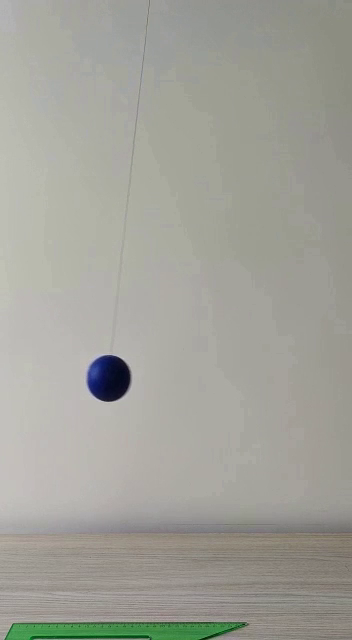
#> input picture frame 53 of Video_MAS_v2.mp4, 352 x 640 px
$ python Primer_Proyecto.py
#> lines starting #> are read from the running program, lines starting #| are printed output that depends on the picture; after the words box and inside, x2 and y2 are one past the last pixel; in counts of white or black regions, pixels touching at a corner belong together
"""
Primer proyecto
Procesamiento digital de Imágenes

@author: Carlos Alfredo Pinto Hernández
"""

import cv2                           #cv2.__version__ = 4.7.0
import matplotlib.pyplot as plt
import numpy as np

def upload_video():
    #Carga el video y retorna una lista de todos los frames y el valor del fds

    cap = cv2.VideoCapture("Video_MAS_v2.mp4")
    if (cap.isOpened()== False):
      print("Error opening video stream or file")

    # Read until video is completed
    # Crea list para guardar los frames
    frames=[]

    fds = cap.get(cv2.CAP_PROP_FPS) #frames por segundo

    while(cap.isOpened()):
      # Capture frame-by-frame
      ret, frame = cap.read()

      if ret == True:

        # Se guarda cada frame en la lista
        frames.append(frame)
        # Press Q on keyboard to  exit
        if cv2.waitKey(25) & 0xFF == ord('q'):
          break

      # Break the loop
      else:
        break

    # When everything done, release the video capture object
    cap.release()

    # Closes all the frames
    cv2.destroyAllWindows()
    return frames, fds


def close_operation(frame):
  # Realiza las operaciones de dilatacion y erodación de una imagen
  # con el objetivo de obtener la esfera del péndulo para luego calcular el centro de masa

  imagen_gray = cv2.cvtColor(frame, cv2.COLOR_BGR2GRAY)
  var, imagen_B = cv2.threshold(imagen_gray,120,255, cv2.THRESH_BINARY)
  element=cv2.getStructuringElement(cv2.MORPH_ELLIPSE, (3,3))

  #Se realiza el proceso de dilatación y erosión 3 veces cada una
  dilate_1=cv2.dilate(imagen_B, element)
  dilate_2=cv2.dilate(dilate_1, element)
  dilate_3=cv2.erode(dilate_2,element)
  erode_1=cv2.erode(dilate_3,element)
  erode_2=cv2.erode(erode_1,element)
  erode_3=cv2.erode(erode_2,element)
  imagen_final=cv2.erode(erode_3,element)

  return imagen_final

def find_mass_center(frame):
  # Halla el centro de masa de una imagen luego de realizar las operaciones básicas con close_operation()
  # Se reduce el tamaño de la imagen para que solo tenga en cuenta filas desde 0 hasta la 500 y todas las columnas
  # Retorna las posiciones en x, y del centro de masa

  imagen = frame[:500,:]
  th=close_operation(imagen)
  contornos, arch = cv2.findContours(th, 1, 2)
  M=cv2.moments(contornos[0])
  cx = int(M['m10']/M['m00'])
  cy = int(M['m01']/M['m00'])
  return cx, cy

def find_all_center_mass(frames):
  # Crea un vector con todos los centros de masas
  centers_mass = []
  for frame in frames:
    centers_mass.append(find_mass_center(frame))
  return centers_mass

def paint_vel_ace(imag, vel, ac):
  #Retorna una imagen con el texto de la velocidad y acelaración calculada
  font = cv2.FONT_ITALIC
  tamañoLetra = 0.5
  colorLetra = (0,0,255)
  grosorLetra = 1
  texto=f"v={vel} cm/s a={ac} cm/s2"
  cv2.putText(imag, texto, (80, 50), font, tamañoLetra, colorLetra, grosorLetra)
  return imag

def calculate_vel(x1, x2, y1, y2, fds):
  # Calcula la velocidad con dos vectores de posiciones (x,y)
  # Convertir pixeles a cms, cada 8 frames es un cms
  vel=(np.sqrt(((x2-x1)/8)**2 + ((y2-y1)/8)**2))/(1/fds)
  return vel.round(2)

def upload_video_and_paint():
    #Carga video de prueba desde el Drive
    cap = cv2.VideoCapture("Video_MAS_v2.mp4")
    if (cap.isOpened()== False):
      print("Error opening video stream or file")

    # Read until video is completed
    # Se cargan listas para velocidades y aceleraciones
    velocities=[]
    acelarations=[]

    fds = cap.get(cv2.CAP_PROP_FPS) #frames por segundo
    first_time=True

    while(cap.isOpened()):
      # Capture frame-by-frame
      ret, frame = cap.read()
      if ret == True:
        # Display the resulting frame

        # la primera vez no va a dibujar ni cm ni velocidad ni acelaración porque no tiene valores iniciales
        if first_time:
          cx1, cy1 = find_mass_center(frame)
          cm =cv2.circle(frame,(cx1,cy1), 2,(0,0,255),-1)
          vel1=0
          first_time=False # se cambia bandera

        else:
          cx2, cy2 = find_mass_center(frame) # Halla el centro de masa
          cm =cv2.circle(frame,(cx2,cy2), 2,(0,0,255),-1) # Dibuja el centro de masa

          # Calcular velocidad y acelaración y se guardan en sus listas
          vel =calculate_vel(cx1,cx2,cy1,cy2,fds)
          velocities.append(vel)
          ac= ((np.abs(vel1-vel))/fds).round(2)
          acelarations.append(ac)

          # Se inicializan los parametros de método putText
          imag = paint_vel_ace(cm, vel, ac)
          cv2.imshow("Velocidad y Aceleracion del Centro de Masa", imag)

          #Se actualizan variables
          cx1 = cx2
          cy1 = cy2
          vel1 = vel

        # Press Q on keyboard to  exit
        if cv2.waitKey(25) & 0xFF == ord('q'):
          break

      # Break the loop
      else:
        break

    # When everything done, release the video capture object
    cap.release()

    # Closes all the frames
    cv2.destroyAllWindows()
    return fds, velocities, acelarations

def minimus(centers_mass):
  # Halla los valores minimo de variable x y el máximo de la variable y
  min_x=centers_mass[0][0]
  max_y=centers_mass[0][1]
  for point in centers_mass:
    if point[0]< min_x:
      min_x=point[0]
    elif point[1]> max_y:
      max_y=point[1]
  return min_x, max_y

def transforms_var(centers):
  # Transforma las variables usando los minimos y máximos
  # Dado que 8 frames son un cms, se hace la conversión a cms

  min_x, max_y =minimus(centers)
  var_x=[]
  var_y=[]

  for point in centers:
      var_x.append((point[0]- min_x)/8)
      var_y.append(np.abs(max_y - point[1] )/8)

  return var_x, var_y

def graphic_position_x(var, fds):
  # Dibuja gráfica de posición en x vs tiempo
  tiempo=list(i/fds for i in range(len(var)))
  plt.plot(tiempo,var, color="g")
  plt.xlabel('Time (s)')
  plt.ylabel('Posición en X (cms)')
  plt.title('Posición en X del Centro de Masa')
  plt.grid()
  plt.show()

def graphic_position_y(var, fds):
  # Dibuja gráfica de posición en y vs tiempo
  tiempo=list(i/fds for i in range(len(var)))
  plt.plot(tiempo,var, color="g")
  plt.xlabel('Time (s)')
  plt.ylabel('Posición en Y (cms)')
  plt.title('Posición en Y del Centro de Masa')
  plt.grid()
  plt.show()

def graphic_vel_time(vel, fds):
  # Dibuja gráfica de velocidad vs tiempo
  tiempo=list(i/fds for i in range(len(vel)))
  plt.plot(tiempo,vel, color="g")
  plt.xlabel('Time (s)')
  plt.ylabel('Velocidad (cms/s)')
  plt.title('Velocidad del Centro de Masa')
  plt.grid()
  plt.show()

def graphic_ace_time(ace, fds):
  # Dibuja gráfica de aceleración vs tiempo
  tiempo=list(i/fds for i in range(len(ace)))
  plt.plot(tiempo,ace, color="g")
  plt.xlabel('Time (s)')
  plt.ylabel('Aceleración (cms/s2)')
  plt.title('Aceleración del Centro de Masa')
  plt.grid()
  plt.show()

def main():
  frames, fds=upload_video()
#> in upload_video, frame is the input picture: shape (640, 352, 3); mean B, G, R 153, 161.1, 161.2
#> (key q is pressed here)
#> frames = 1 item; fds = 30
  centers_mass = find_all_center_mass(frames)
#> the loop in find_all_center_mass, `for frame in frames:` made 1 pass
#> (arch in find_mass_center, cx in find_mass_center, cy in find_mass_center) on pass 1: ([[1, -1, -1, -1], [-1, 0, -1, -1]], 108, 377)
#> pass 1, in find_mass_center, `imagen = frame[:500,:]`:
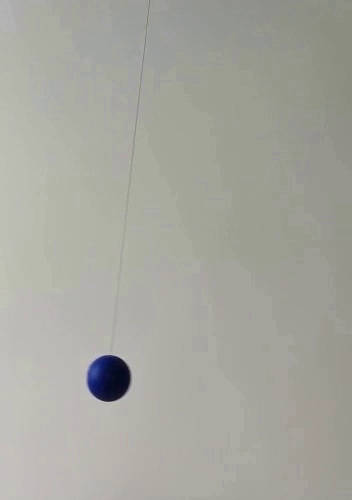
#> imagen: shape (500, 352, 3); mean B, G, R 158.6, 165.9, 166.4
#> pass 1, in close_operation, `var, imagen_B = cv2.threshold(imagen_gray,120,255, cv2.THRESH_BINARY)`:
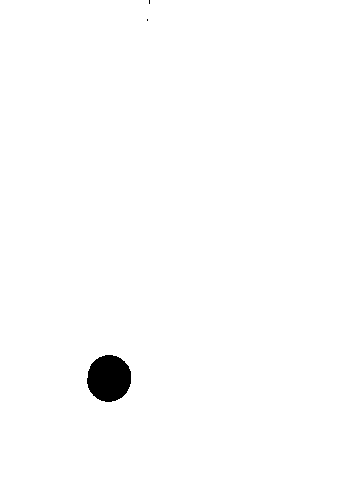
#> imagen_B: shape (500, 352); 99.1% white; 3 black regions (2 under 20 px), largest, box (x1, y1, x2, y2) and area: (87, 355, 131, 402) 1626
#> pass 1, in close_operation, `dilate_1=cv2.dilate(imagen_B, element)`:
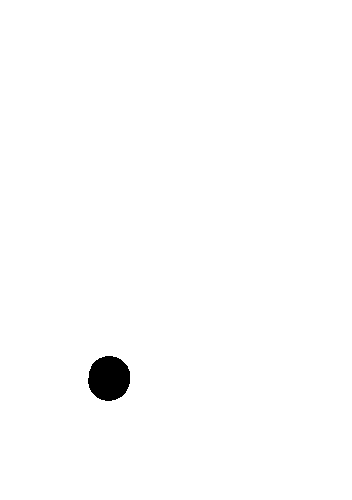
#> dilate_1: shape (500, 352); 99.1% white; 1 black region, box (x1, y1, x2, y2) and area: (88, 356, 130, 401) 1498
#> after the loop in find_all_center_mass, `for frame in frames:`: centers_mass = [(108, 377)]
#> centers_mass = [(108, 377)]
  var_x, var_y = transforms_var(centers_mass)
#> in minimus, `min_x=centers_mass[0][0]`: min_x = 108
#> in minimus, `max_y=centers_mass[0][1]`: max_y = 377
#> the loop in minimus, `for point in centers_mass:` made 1 pass
#> after the loop in minimus, `for point in centers_mass:`: min_x = 108
#> in transforms_var, `min_x, max_y =minimus(centers)`: max_y = 377
#> the loop in transforms_var, `for point in centers:` made 1 pass
#> after the loop in transforms_var, `for point in centers:`: var_x = [0]
#> var_x = [0]; var_y = [0]
  graphic_position_x(var_x, fds)
#> in graphic_position_x, `plt.show()`:
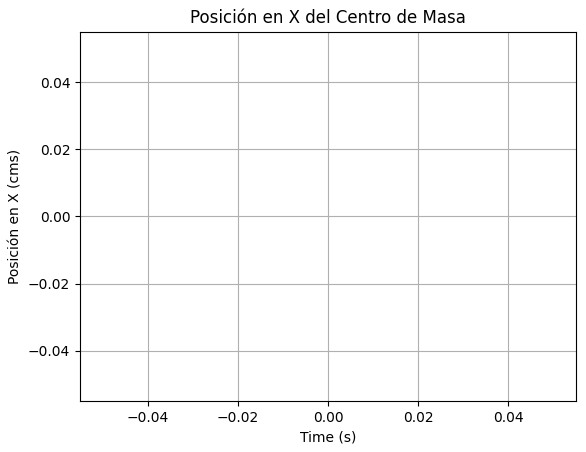
#> figure drawn by matplotlib, 1 panel
  graphic_position_y(var_y, fds)

  fds, vel, ace = upload_video_and_paint()
#> in close_operation (call 2), `dilate_2=cv2.dilate(dilate_1, element)`: dilate_2: shape (500, 352); 99.2% white; 1 black region, box (x1, y1, x2, y2) and area: (89, 357, 129, 400) 1376
#> in close_operation (call 2), `erode_1=cv2.erode(dilate_3,element)`: erode_1: shape (500, 352); 99.1% white; 1 black region, box (x1, y1, x2, y2) and area: (87, 355, 131, 402) 1624
#> in close_operation (call 2), `erode_2=cv2.erode(erode_1,element)`: erode_2: shape (500, 352); 99% white; 1 black region, box (x1, y1, x2, y2) and area: (86, 354, 132, 403) 1754
#> in close_operation (call 2), `erode_3=cv2.erode(erode_2,element)`:
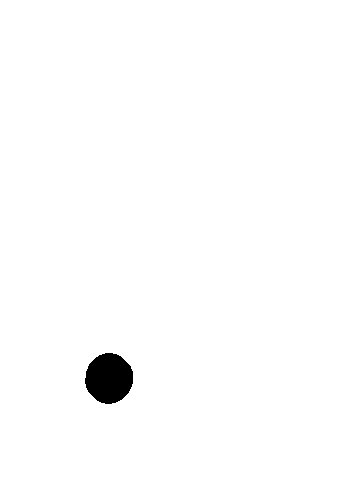
#> erode_3: shape (500, 352); 98.9% white; 1 black region, box (x1, y1, x2, y2) and area: (85, 353, 133, 404) 1888
#> in close_operation (call 2), `imagen_final=cv2.erode(erode_3,element)`:
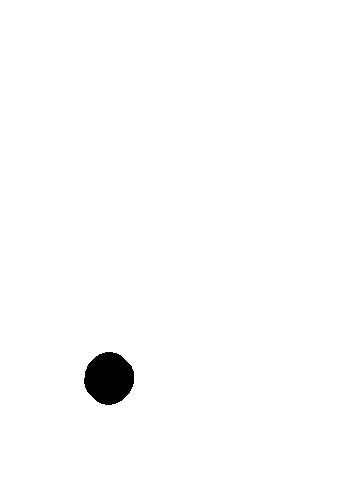
#> imagen_final: shape (500, 352); 98.8% white; 1 black region, box (x1, y1, x2, y2) and area: (84, 352, 134, 405) 2026
#> in upload_video_and_paint, `cx1, cy1 = find_mass_center(frame)`: cx1 = 108; cy1 = 377
#> (key q is pressed here)
  graphic_vel_time(vel, fds)
#> in graphic_vel_time, `plt.show()`:
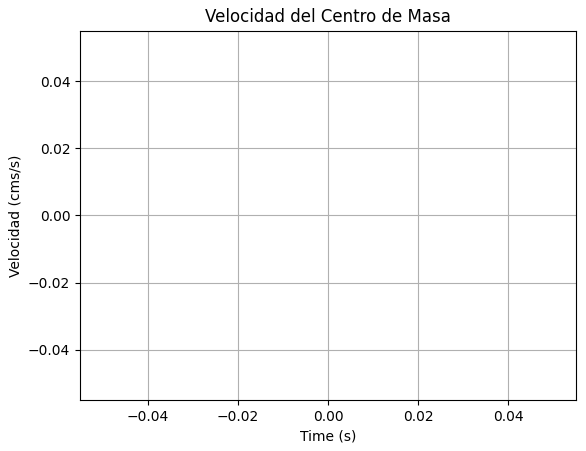
#> figure drawn by matplotlib, 1 panel
  graphic_ace_time(ace[1:], fds) #Corrección primer valor aceleración
  rule(frames)
  graphic_mas(frames, fds)
#> in graphic_mas, `frames_prueba=frames[33:150]`: frames_prueba = []

def rule(frames):
  #Con la regla se hace el ajuste, se evidencia que un cms equivale a 8 pixeles; desde el pixel 19 hasta el 27
  frame=frames[0]
  foto=frame[620:,19:27]
  cv2.imshow("Escala",foto)
  cv2.destroyAllWindows()

def graphic_mas(frames, fds):
  #Para comprobar el MUS se hace una sección de 4 segundos
  frames_prueba=frames[33:150]
  centers_mass = find_all_center_mass(frames_prueba)
  var_x, var_y = transforms_var(centers_mass)
  tiempo=list(i/fds for i in range(len(var_x)))
  y=[16.5,16.5,16.5,16.5,16.5]
  plt.plot(tiempo,var_x, color="g")
  plt.plot(y, color="black")
  plt.xlabel('Time (s)')
  plt.ylabel('Posición en X (cms)')
  plt.title('Posición en X del Centro de Masa')
  plt.grid()
  plt.show()

  #Se evidencia un periodo de 1.5 segundo

main()
#> (the run stopped early here; a loop or call above may not have finished)

$ run again, starting later in the video
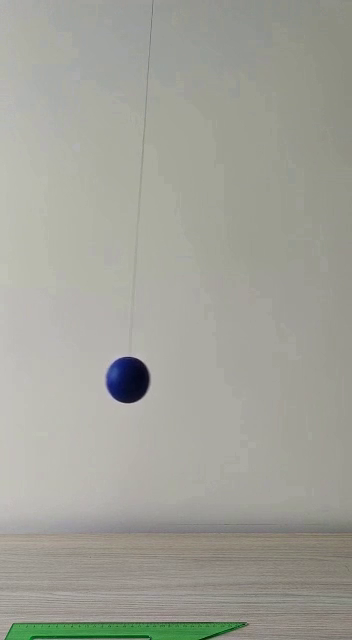
#> input picture frame 240 of Video_MAS_v2.mp4, 352 x 640 px
#> in upload_video, frame is the input picture: shape (640, 352, 3); mean B, G, R 152.5, 161.2, 160.9
#> frames = 1 item; fds = 30
#> the loop in find_all_center_mass, `for frame in frames:` made 1 pass
#> (arch in find_mass_center, cx in find_mass_center, cy in find_mass_center) on pass 1: ([[1, -1, -1, -1], [-1, 0, -1, -1]], 127, 379)
#> pass 1, in close_operation, `var, imagen_B = cv2.threshold(imagen_gray,120,255, cv2.THRESH_BINARY)`:
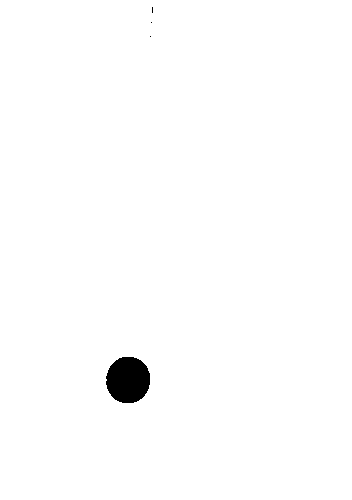
#> imagen_B: shape (500, 352); 99.1% white; 4 black regions (3 under 20 px), largest, box (x1, y1, x2, y2) and area: (106, 357, 150, 403) 1623
#> after the loop in find_all_center_mass, `for frame in frames:`: centers_mass = [(127, 379)]
#> in minimus, `min_x=centers_mass[0][0]`: min_x = 127
#> in minimus, `max_y=centers_mass[0][1]`: max_y = 379
#> the loop in minimus, `for point in centers_mass:` made 1 pass
#> after the loop in minimus, `for point in centers_mass:`: min_x = 127
#> in transforms_var, `min_x, max_y =minimus(centers)`: max_y = 379
#> the loop in transforms_var, `for point in centers:` made 1 pass
#> after the loop in transforms_var, `for point in centers:`: var_x = [0]
#> dilate_2: shape (500, 352); 99.2% white; 1 black region, box (x1, y1, x2, y2) and area: (108, 359, 148, 401) 1373
#> erode_1: shape (500, 352); 99.1% white; 1 black region, box (x1, y1, x2, y2) and area: (106, 357, 150, 403) 1623
#> erode_2: shape (500, 352); 99% white; 1 black region, box (x1, y1, x2, y2) and area: (105, 356, 151, 404) 1754
#> erode_3: shape (500, 352); 98.9% white; 1 black region, box (x1, y1, x2, y2) and area: (104, 355, 152, 405) 1889
#> in close_operation (call 2), `imagen_final=cv2.erode(erode_3,element)`:
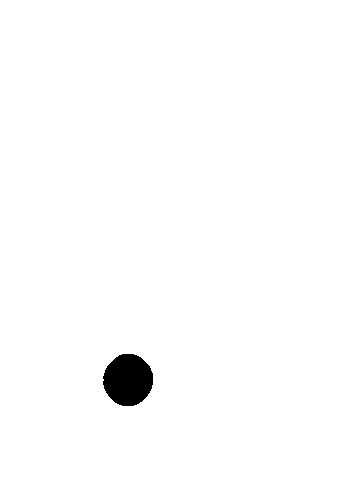
#> imagen_final: shape (500, 352); 98.8% white; 1 black region, box (x1, y1, x2, y2) and area: (103, 354, 153, 406) 2028
#> cx1 = 127; cy1 = 379
#> frames_prueba = []

$ run again, starting later in the video
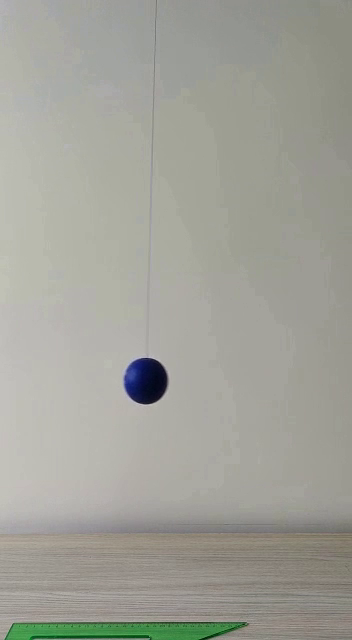
#> input picture frame 427 of Video_MAS_v2.mp4, 352 x 640 px
#> in upload_video, frame is the input picture: shape (640, 352, 3); mean B, G, R 152.5, 161, 160.8
#> frames = 1 item; fds = 30
#> the loop in find_all_center_mass, `for frame in frames:` made 1 pass
#> (arch in find_mass_center, cx in find_mass_center, cy in find_mass_center) on pass 1: ([[1, -1, -1, -1], [-1, 0, -1, -1]], 145, 380)
#> pass 1, in close_operation, `var, imagen_B = cv2.threshold(imagen_gray,120,255, cv2.THRESH_BINARY)`:
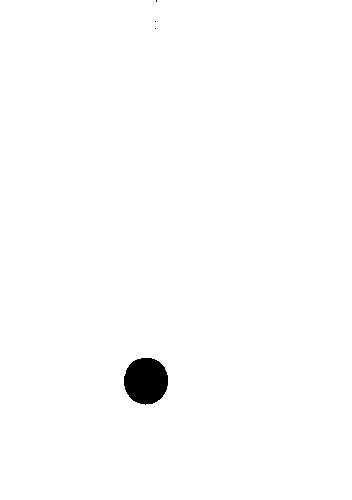
#> imagen_B: shape (500, 352); 99.1% white; 4 black regions (3 under 20 px), largest, box (x1, y1, x2, y2) and area: (124, 358, 168, 405) 1633
#> after the loop in find_all_center_mass, `for frame in frames:`: centers_mass = [(145, 380)]
#> in minimus, `min_x=centers_mass[0][0]`: min_x = 145
#> in minimus, `max_y=centers_mass[0][1]`: max_y = 380
#> the loop in minimus, `for point in centers_mass:` made 1 pass
#> after the loop in minimus, `for point in centers_mass:`: min_x = 145
#> in transforms_var, `min_x, max_y =minimus(centers)`: max_y = 380
#> the loop in transforms_var, `for point in centers:` made 1 pass
#> after the loop in transforms_var, `for point in centers:`: var_x = [0]
#> dilate_2: shape (500, 352); 99.2% white; 1 black region, box (x1, y1, x2, y2) and area: (126, 360, 166, 403) 1381
#> erode_1: shape (500, 352); 99.1% white; 1 black region, box (x1, y1, x2, y2) and area: (124, 358, 168, 405) 1633
#> erode_2: shape (500, 352); 99% white; 1 black region, box (x1, y1, x2, y2) and area: (123, 357, 169, 406) 1765
#> erode_3: shape (500, 352); 98.9% white; 1 black region, box (x1, y1, x2, y2) and area: (122, 356, 170, 407) 1901
#> in close_operation (call 2), `imagen_final=cv2.erode(erode_3,element)`:
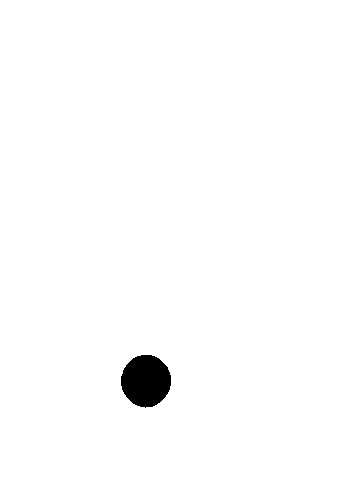
#> imagen_final: shape (500, 352); 98.8% white; 1 black region, box (x1, y1, x2, y2) and area: (121, 355, 171, 408) 2041
#> cx1 = 145; cy1 = 380
#> frames_prueba = []
